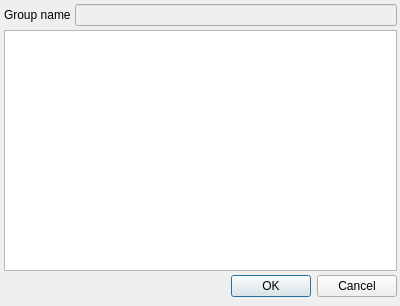
<?xml version="1.0" encoding="UTF-8"?>
<ui version="4.0">
 <class>Restrictions</class>
 <widget class="QDialog" name="Restrictions">
  <property name="geometry">
   <rect>
    <x>0</x>
    <y>0</y>
    <width>400</width>
    <height>306</height>
   </rect>
  </property>
  <property name="sizePolicy">
   <sizepolicy hsizetype="Preferred" vsizetype="Preferred">
    <horstretch>0</horstretch>
    <verstretch>0</verstretch>
   </sizepolicy>
  </property>
  <property name="windowTitle">
   <string>Restrictions</string>
  </property>
  <property name="layoutDirection">
   <enum>Qt::LeftToRight</enum>
  </property>
  <property name="autoFillBackground">
   <bool>true</bool>
  </property>
  <property name="sizeGripEnabled">
   <bool>false</bool>
  </property>
  <widget class="QWidget" name="verticalLayoutWidget">
   <property name="geometry">
    <rect>
     <x>0</x>
     <y>0</y>
     <width>401</width>
     <height>301</height>
    </rect>
   </property>
   <layout class="QVBoxLayout" name="verticalLayout">
    <property name="spacing">
     <number>4</number>
    </property>
    <property name="sizeConstraint">
     <enum>QLayout::SetDefaultConstraint</enum>
    </property>
    <property name="margin">
     <number>4</number>
    </property>
    <item>
     <layout class="QHBoxLayout" name="horizontalLayout">
      <item>
       <widget class="QLabel" name="lblName">
        <property name="text">
         <string>Group name</string>
        </property>
       </widget>
      </item>
      <item>
       <widget class="QLineEdit" name="txtGroupName">
        <property name="enabled">
         <bool>false</bool>
        </property>
       </widget>
      </item>
     </layout>
    </item>
    <item>
     <widget class="QTableWidget" name="tblUserRestriction"/>
    </item>
    <item>
     <widget class="QDialogButtonBox" name="buttonBox">
      <property name="orientation">
       <enum>Qt::Horizontal</enum>
      </property>
      <property name="standardButtons">
       <set>QDialogButtonBox::Cancel|QDialogButtonBox::Ok</set>
      </property>
     </widget>
    </item>
   </layout>
  </widget>
 </widget>
 <resources/>
 <connections>
  <connection>
   <sender>buttonBox</sender>
   <signal>accepted()</signal>
   <receiver>Restrictions</receiver>
   <slot>accept()</slot>
   <hints>
    <hint type="sourcelabel">
     <x>252</x>
     <y>296</y>
    </hint>
    <hint type="destinationlabel">
     <x>157</x>
     <y>274</y>
    </hint>
   </hints>
  </connection>
  <connection>
   <sender>buttonBox</sender>
   <signal>rejected()</signal>
   <receiver>Restrictions</receiver>
   <slot>reject()</slot>
   <hints>
    <hint type="sourcelabel">
     <x>320</x>
     <y>296</y>
    </hint>
    <hint type="destinationlabel">
     <x>286</x>
     <y>274</y>
    </hint>
   </hints>
  </connection>
  <connection>
   <sender>tblUserRestriction</sender>
   <signal>itemChanged(QTableWidgetItem*)</signal>
   <receiver>Restrictions</receiver>
   <slot>tblUserRestriction_itemChanged(QTableWidgetItem*)</slot>
   <hints>
    <hint type="sourcelabel">
     <x>339</x>
     <y>182</y>
    </hint>
    <hint type="destinationlabel">
     <x>234</x>
     <y>302</y>
    </hint>
   </hints>
  </connection>
 </connections>
 <slots>
  <slot>tblUserRestriction_itemChanged(QTableWidgetItem*)</slot>
 </slots>
</ui>
